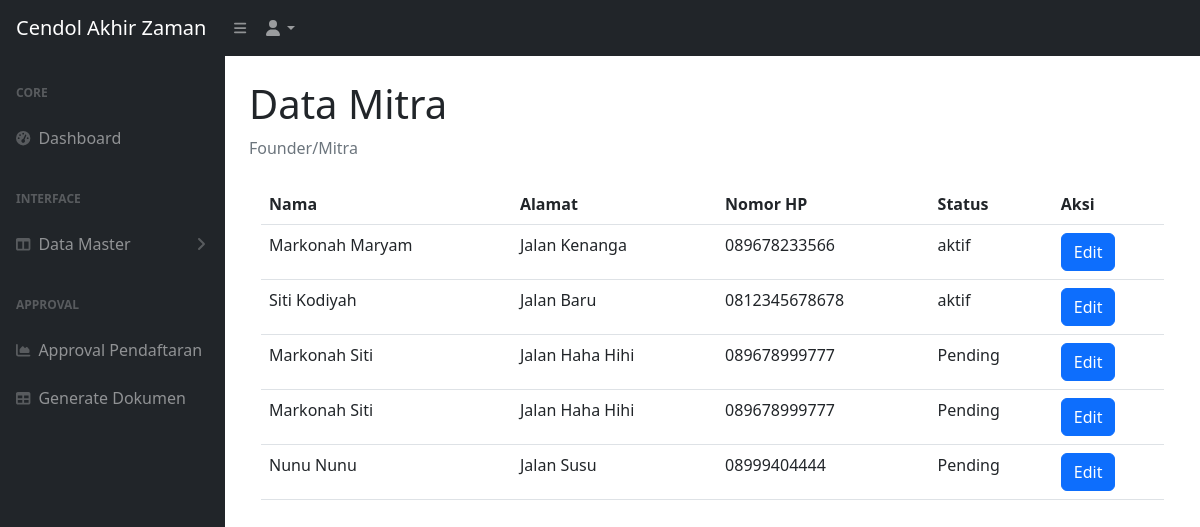
Page /franchise/founder/mitra.php (signed in) on the committed database.
### tables this page shows
CREATE TABLE `mitra` (
  `mitra_id` int(11) NOT NULL,
  `user_id` int(11) NOT NULL,
  `name` varchar(100) NOT NULL,
  `address` text DEFAULT NULL,
  `phone_number` varchar(20) DEFAULT NULL,
  `status_mitra` varchar(50) NOT NULL,
  `created_at` timestamp NOT NULL DEFAULT current_timestamp(),
  `updated_at` timestamp NOT NULL DEFAULT current_timestamp() ON UPDATE current_timestamp()
);

### franchise/founder/mitra.php (the view, shortened to what this page needs)
<?php
require_once '../db_connection.php';
$sql = "SELECT mitra_id, name, address, phone_number, status_mitra FROM mitra";
$result = $conn->query($sql);
?>
<!DOCTYPE html>
<html lang="en">
    <head>
        <link href="https://cdn.jsdelivr.net/npm/simple-datatables@7.1.2/dist/style.min.css" rel="stylesheet" />
        <link href="css/styles.css" rel="stylesheet" />
    </head>
    <body class="sb-nav-fixed">
        <nav class="sb-topnav navbar navbar-expand navbar-dark bg-dark">
            <a class="navbar-brand ps-3" href="index.php">Cendol Akhir Zaman</a>
            <button class="btn btn-link btn-sm order-1 order-lg-0 me-4 me-lg-0" id="sidebarToggle" href="#!"><i class="fas fa-bars"></i></button>
            <ul class="navbar-nav ms-auto ms-md-0 me-3 me-lg-4">
                <li class="nav-item dropdown">
                    <a class="nav-link dropdown-toggle" id="navbarDropdown" href="#" role="button" data-bs-toggle="dropdown" aria-expanded="false"><i class="fas fa-user fa-fw"></i></a>
                </li>
            </ul>
        </nav>
        <div id="layoutSidenav">
            <div id="layoutSidenav_nav">
                <nav class="sb-sidenav accordion sb-sidenav-dark" id="sidenavAccordion">
                    <div class="sb-sidenav-menu">
                        <div class="nav">
                            <div class="sb-sidenav-menu-heading">Core</div>
                            <a class="nav-link" href="index.php">
                                <div class="sb-nav-link-icon"><i class="fas fa-tachometer-alt"></i></div>
                                Dashboard
                            </a>
                            <div class="sb-sidenav-menu-heading">Interface</div>
                            <a class="nav-link collapsed" href="#" data-bs-toggle="collapse" data-bs-target="#collapseLayouts" aria-expanded="false" aria-controls="collapseLayouts">
                                <div class="sb-nav-link-icon"><i class="fas fa-columns"></i></div>
                                Data Master
                                <div class="sb-sidenav-collapse-arrow"><i class="fas fa-angle-down"></i></div>
                            </a>
                            <div class="sb-sidenav-menu-heading">Approval</div>
                            <a class="nav-link" href="pendaftaran.php">
                                <div class="sb-nav-link-icon"><i class="fas fa-chart-area"></i></div>
                                Approval Pendaftaran
                            </a>
                            <a class="nav-link" href="dokumen.php">
                                <div class="sb-nav-link-icon"><i class="fas fa-table"></i></div>
                                Generate Dokumen
                            </a>
                        </div>
                    </div>
                </nav>
            </div>
            <div id="layoutSidenav_content">
                <main>
                    <div class="container-fluid px-4">
                        <h1 class="mt-4">Data Mitra</h1>
                        <ol class="breadcrumb mb-4">
                            <li class="breadcrumb-item active">Founder/Mitra</li>
                        </ol>
                        <div class="container">
                            <table class="table">
                                <thead>
                                    <tr>
                                        <th>Nama</th>
                                        <th>Alamat</th>
                                        <th>Nomor HP</th>
                                        <th>Status</th>
                                        <th>Aksi</th>
                                    </tr>
                                </thead>
                                <tbody>
                                    <?php while ($row = mysqli_fetch_assoc($result)) { ?>
                                        <tr>
                                            <td><?php echo $row['name']; ?></td>
                                            <td><?php echo $row['address']; ?></td>
                                            <td><?php echo $row['phone_number']; ?></td>
                                            <td><?php echo $row['status_mitra']; ?></td>
                                            <td>
                                            <button type="button" class="btn btn-primary" data-bs-toggle="modal" data-bs-target="#editModal<?php echo $row['mitra_id']; ?>">
                                                Edit
                                            </button>
                                            </td>
                                        </tr>
                                    <?php } ?>
                                </tbody>
                            </table>
                        </div>
                    </div>
                </main>
            </div>
        </div>
    </body>
</html>

### rows in the picture
mitra: name "Markonah Maryam", address "Jalan Kenanga", phone_number "089678233566", status_mitra "aktif"
mitra: name "Siti Kodiyah", address "Jalan Baru", phone_number "0812345678678", status_mitra "aktif"
mitra: name "Markonah Siti", address "Jalan Haha Hihi", phone_number "089678999777", status_mitra "Pending"
mitra: name "Markonah Siti", address "Jalan Haha Hihi", phone_number "089678999777", status_mitra "Pending"
mitra: name "Nunu Nunu", address "Jalan Susu", phone_number "08999404444", status_mitra "Pending"
